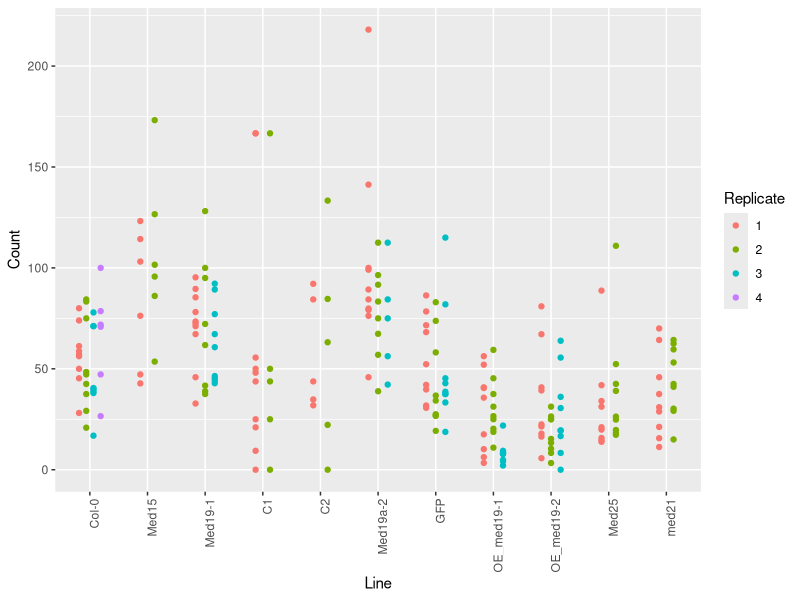
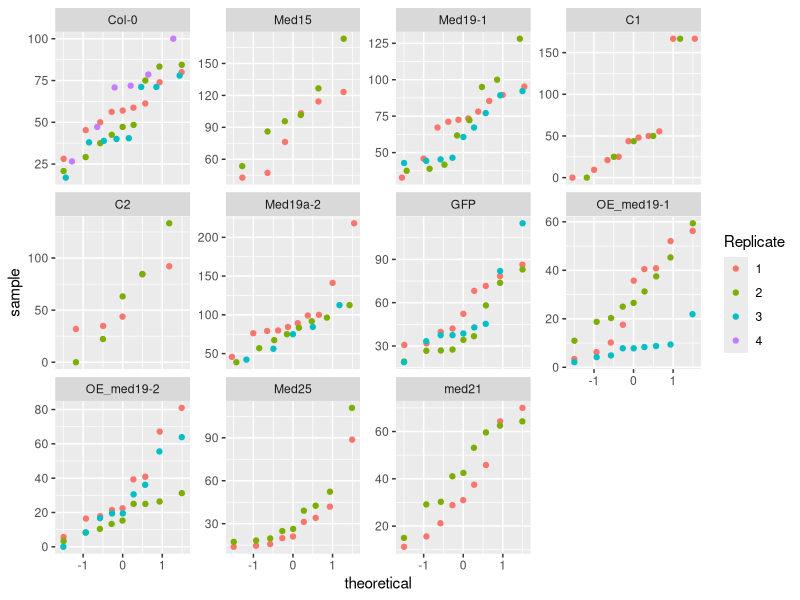
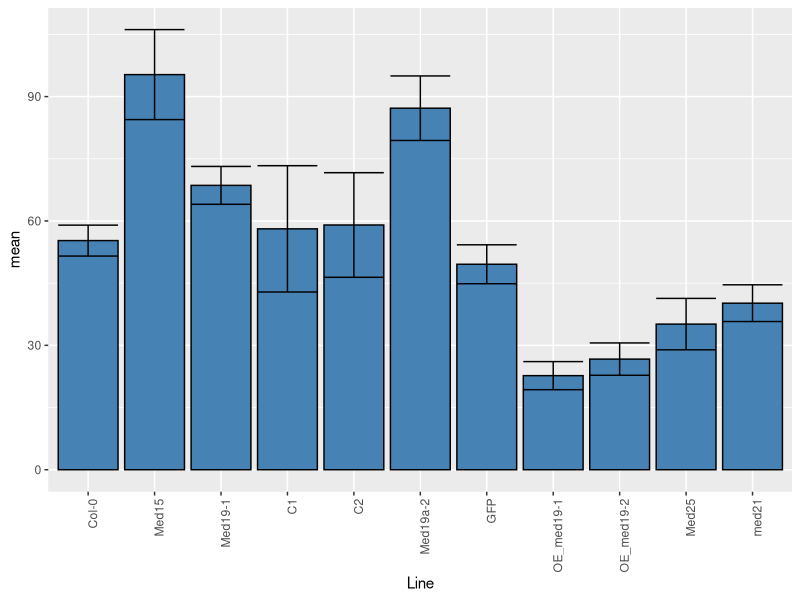
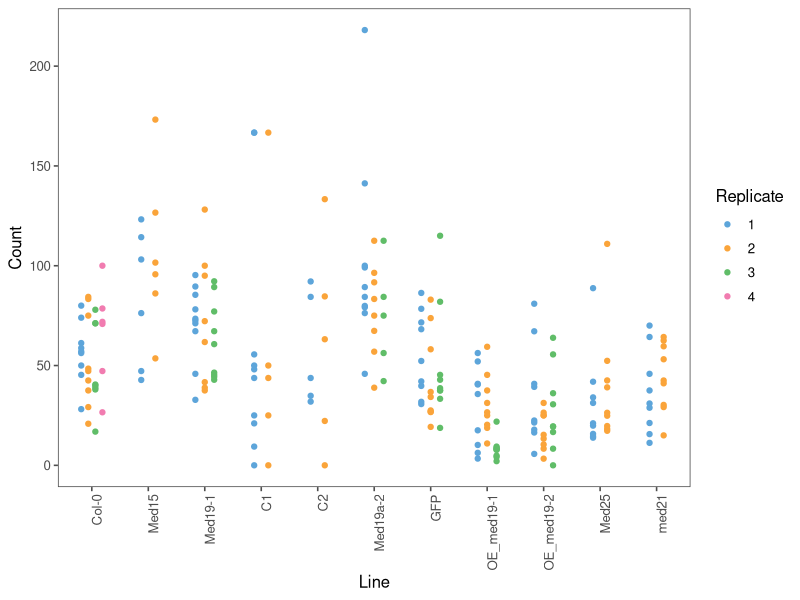

Write R code to recreate these figures, in order.
## ---- chunk 1
library(ggplot2)
data <- read.csv('data/reshaped_data.csv', header=TRUE)
data$Replicate <- as.factor(data$Replicate)
data$Line <- factor(data$Line, c("Col-0","Med15", "Med19-1","C1","C2","Med19a-2","GFP", "OE_med19-1","OE_med19-2","Med25","med21"))
basic <- ggplot(data, aes(Line,Count))
scatter <- basic + geom_jitter(aes(colour=Replicate),position = position_dodge(width=0.5)) + theme(axis.text.x = element_text(angle = 90, hjust = 1))
scatter
## ---- chunk 2
data
## ---- chunk 3
#qnorm is default distribution - we are testing for a normal distribution
ggplot(data, aes(sample=Count)) + geom_jitter(stat="qq", aes(colour=Replicate) ) + facet_wrap( ~ Line, scales = "free_y")
## ---- chunk 4
library(plyr)
summary <- ddply(data,"Line",summarise, mean=mean(Count),median=median(Count),diff=abs(mean(Count) - median(Count)), std_dev=sd(Count), std_err=sd(Count)/sqrt(length(Count)))
summary
## ---- chunk 5
ggplot(summary, aes(x=Line, y=mean)) + geom_bar(position=position_dodge(), stat="identity", fill="steelblue",colour="black") + geom_errorbar(aes(ymin=mean-std_err, ymax=mean+std_err)) + theme(axis.text.x = element_text(angle = 90, hjust = 1)) 
## ---- chunk 6
library(reshape)
bioreps <- cast(data, Line~Replicate, mean)
bioreps <- melt(bioreps)
bioreps
## ---- chunk 7
### ANOVA and Tukey's HSD on all pairwise - though really only interested in VS Col-0 the control
fit <- aov(lm(value ~ Line,data=bioreps))
TukeyHSD(fit)               
## ---- chunk 8
under_150 <- data[data$value < 150, ]
bioreps_under150 <- cast(data, Line~Replicate, mean)
bioreps_under150 <- melt(bioreps_under150)
fit <- aov(lm(value ~ Line,data=bioreps_under150))
TukeyHSD(fit)
## ---- chunk 9
of_interest <- bioreps_under150[bioreps_under150$Line %in% c("Col-0", "Med19-1", "Med19a-2", "OE_med19-1", "OE_med19-2"), ]
fit <- aov(lm(value ~ Line,data=of_interest))
TukeyHSD(fit)
## ---- chunk 10
### Now produce a pretty version of the scatter plot and save to file
library(ggthemes)
pretty <- scatter + theme_few() + scale_colour_few() +  theme(axis.text.x = element_text(angle = 90, hjust = 1))
ggsave('figure.png', pretty)
